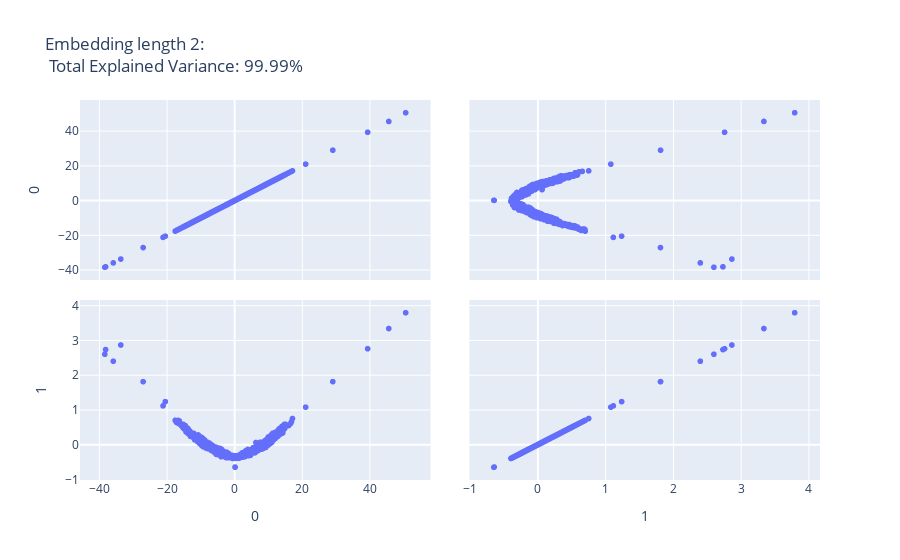

This figure's notebook cell:
### Code cell
#Visualize with PCA
X = model_len2[model_len2.wv.vocab]
pca = PCA(n_components = 2)
result2 = pca.fit_transform(X)
fig2 = px.scatter_matrix(
    result2,
    dimensions=range(2),
    title=f'Embedding length 2: <br> Total Explained Variance: {total_var:.2f}%',
)
fig2.show()

### Figure 1 — Plotly figure (JSON) as saved in the notebook; plotly's stock layout.template omitted (floating-point values rounded to 4 significant figures; data arrays with more than 128 entries replaced by an {"elided": "..."} marker saying what was removed)
{"data": [{"dimensions": [{"axis": {"matches": true}, "label": "0", "values": {"elided": "1550 float values"}}, {"axis": {"matches": true}, "label": "1", "values": {"elided": "1550 float values"}}], "hovertemplate": "%{xaxis.title.text}=%{x}<br>%{yaxis.title.text}=%{y}<extra></extra>", "legendgroup": "", "marker": {"color": "#636efa", "symbol": "circle"}, "name": "", "showlegend": false, "type": "splom"}], "layout": {"dragmode": "select", "legend": {"tracegroupgap": 0}, "title": {"text": "Embedding length 2: <br> Total Explained Variance: 99.99%"}}}
